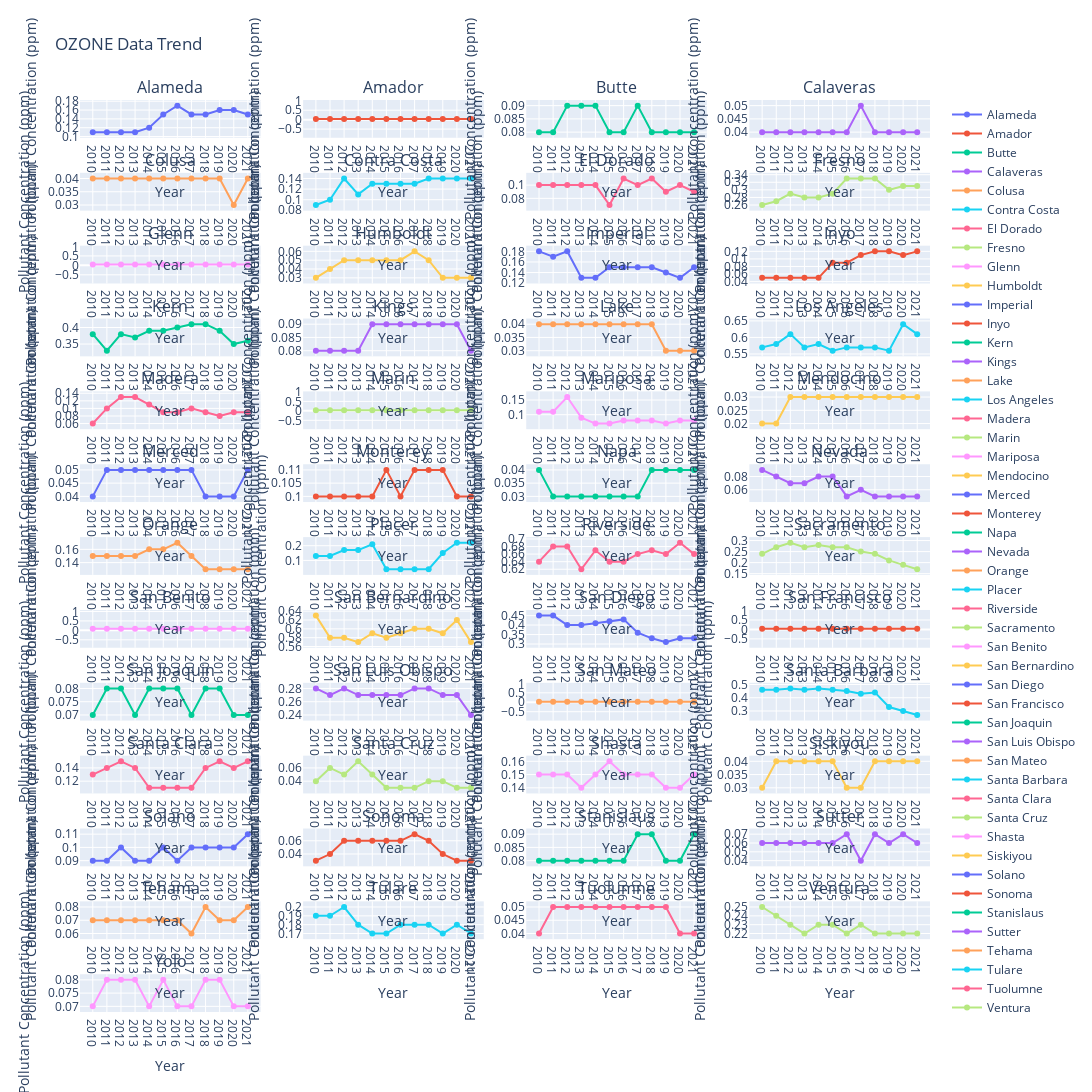
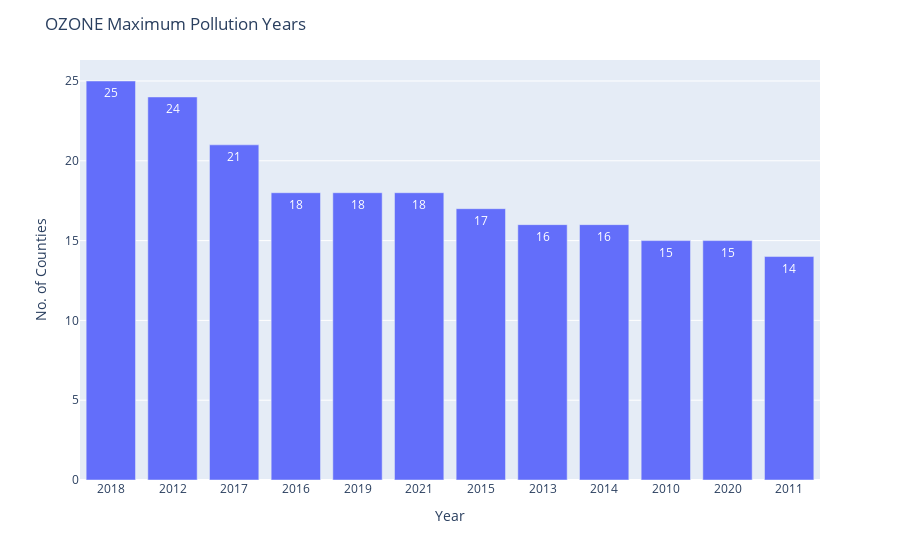

The notebook cell these images were saved under, in order:
### Code cell
df6 = Plot_Map(df3,'conc').run()

### Figure 1 — Plotly figure (JSON) as saved in the notebook; plotly's stock layout.template omitted (floating-point values rounded to 4 significant figures)
{"data": [{"name": "Alameda", "type": "scatter", "x": ["2010", "2011", "2012", "2013", "2014", "2015", "2016", "2017", "2018", "2019", "2020", "2021"], "xaxis": "x", "y": [0.11, 0.11, 0.11, 0.11, 0.12, 0.15, 0.17, 0.15, 0.15, 0.16, 0.16, 0.15], "yaxis": "y"}, {"name": "Amador", "type": "scatter", "x": ["2010", "2011", "2012", "2013", "2014", "2015", "2016", "2017", "2018", "2019", "2020", "2021"], "xaxis": "x2", "y": [0.04, 0.04, 0.04, 0.04, 0.04, 0.04, 0.04, 0.04, 0.04, 0.04, 0.04, 0.04], "yaxis": "y2"}, {"name": "Butte", "type": "scatter", "x": ["2010", "2011", "2012", "2013", "2014", "2015", "2016", "2017", "2018", "2019", "2020", "2021"], "xaxis": "x3", "y": [0.08, 0.08, 0.09, 0.09, 0.09, 0.08, 0.08, 0.09, 0.08, 0.08, 0.08, 0.08], "yaxis": "y3"}, {"name": "Calaveras", "type": "scatter", "x": ["2010", "2011", "2012", "2013", "2014", "2015", "2016", "2017", "2018", "2019", "2020", "2021"], "xaxis": "x4", "y": [0.04, 0.04, 0.04, 0.04, 0.04, 0.04, 0.04, 0.05, 0.04, 0.04, 0.04, 0.04], "yaxis": "y4"}, {"name": "Colusa", "type": "scatter", "x": ["2010", "2011", "2012", "2013", "2014", "2015", "2016", "2017", "2018", "2019", "2020", "2021"], "xaxis": "x5", "y": [0.04, 0.04, 0.04, 0.04, 0.04, 0.04, 0.04, 0.04, 0.04, 0.04, 0.03, 0.04], "yaxis": "y5"}, {"name": "Contra Costa", "type": "scatter", "x": ["2010", "2011", "2012", "2013", "2014", "2015", "2016", "2017", "2018", "2019", "2020", "2021"], "xaxis": "x6", "y": [0.09, 0.1, 0.14, 0.11, 0.13, 0.13, 0.13, 0.13, 0.14, 0.14, 0.14, 0.14], "yaxis": "y6"}, {"name": "El Dorado", "type": "scatter", "x": ["2010", "2011", "2012", "2013", "2014", "2015", "2016", "2017", "2018", "2019", "2020", "2021"], "xaxis": "x7", "y": [0.1, 0.1, 0.1, 0.1, 0.1, 0.07, 0.11, 0.1, 0.11, 0.09, 0.1, 0.09], "yaxis": "y7"}, {"name": "Fresno", "type": "scatter", "x": ["2010", "2011", "2012", "2013", "2014", "2015", "2016", "2017", "2018", "2019", "2020", "2021"], "xaxis": "x8", "y": [0.26, 0.27, 0.29, 0.28, 0.28, 0.29, 0.33, 0.33, 0.33, 0.3, 0.31, 0.31], "yaxis": "y8"}, {"name": "Glenn", "type": "scatter", "x": ["2010", "2011", "2012", "2013", "2014", "2015", "2016", "2017", "2018", "2019", "2020", "2021"], "xaxis": "x9", "y": [0.04, 0.04, 0.04, 0.04, 0.04, 0.04, 0.04, 0.04, 0.04, 0.04, 0.04, 0.04], "yaxis": "y9"}, {"name": "Humboldt", "type": "scatter", "x": ["2010", "2011", "2012", "2013", "2014", "2015", "2016", "2017", "2018", "2019", "2020", "2021"], "xaxis": "x10", "y": [0.03, 0.04, 0.05, 0.05, 0.05, 0.05, 0.05, 0.06, 0.05, 0.03, 0.03, 0.03], "yaxis": "y10"}, {"name": "Imperial", "type": "scatter", "x": ["2010", "2011", "2012", "2013", "2014", "2015", "2016", "2017", "2018", "2019", "2020", "2021"], "xaxis": "x11", "y": [0.18, 0.17, 0.18, 0.13, 0.13, 0.15, 0.15, 0.15, 0.15, 0.14, 0.13, 0.15], "yaxis": "y11"}, {"name": "Inyo", "type": "scatter", "x": ["2010", "2011", "2012", "2013", "2014", "2015", "2016", "2017", "2018", "2019", "2020", "2021"], "xaxis": "x12", "y": [0.05, 0.05, 0.05, 0.05, 0.05, 0.09, 0.09, 0.11, 0.12, 0.12, 0.11, 0.12], "yaxis": "y12"}, {"name": "Kern", "type": "scatter", "x": ["2010", "2011", "2012", "2013", "2014", "2015", "2016", "2017", "2018", "2019", "2020", "2021"], "xaxis": "x13", "y": [0.38, 0.33, 0.38, 0.37, 0.39, 0.39, 0.4, 0.41, 0.41, 0.39, 0.35, 0.36], "yaxis": "y13"}, {"name": "Kings", "type": "scatter", "x": ["2010", "2011", "2012", "2013", "2014", "2015", "2016", "2017", "2018", "2019", "2020", "2021"], "xaxis": "x14", "y": [0.08, 0.08, 0.08, 0.08, 0.09, 0.09, 0.09, 0.09, 0.09, 0.09, 0.09, 0.08], "yaxis": "y14"}, {"name": "Lake", "type": "scatter", "x": ["2010", "2011", "2012", "2013", "2014", "2015", "2016", "2017", "2018", "2019", "2020", "2021"], "xaxis": "x15", "y": [0.04, 0.04, 0.04, 0.04, 0.04, 0.04, 0.04, 0.04, 0.04, 0.03, 0.03, 0.03], "yaxis": "y15"}, {"name": "Los Angeles", "type": "scatter", "x": ["2010", "2011", "2012", "2013", "2014", "2015", "2016", "2017", "2018", "2019", "2020", "2021"], "xaxis": "x16", "y": [0.57, 0.58, 0.61, 0.57, 0.58, 0.56, 0.57, 0.57, 0.57, 0.56, 0.64, 0.61], "yaxis": "y16"}, {"name": "Madera", "type": "scatter", "x": ["2010", "2011", "2012", "2013", "2014", "2015", "2016", "2017", "2018", "2019", "2020", "2021"], "xaxis": "x17", "y": [0.06, 0.1, 0.13, 0.13, 0.11, 0.09, 0.09, 0.1, 0.09, 0.08, 0.09, 0.09], "yaxis": "y17"}, {"name": "Marin", "type": "scatter", "x": ["2010", "2011", "2012", "2013", "2014", "2015", "2016", "2017", "2018", "2019", "2020", "2021"], "xaxis": "x18", "y": [0.03, 0.03, 0.03, 0.03, 0.03, 0.03, 0.03, 0.03, 0.03, 0.03, 0.03, 0.03], "yaxis": "y18"}, {"name": "Mariposa", "type": "scatter", "x": ["2010", "2011", "2012", "2013", "2014", "2015", "2016", "2017", "2018", "2019", "2020", "2021"], "xaxis": "x19", "y": [0.11, 0.11, 0.16, 0.09, 0.07, 0.07, 0.08, 0.08, 0.08, 0.07, 0.08, 0.08], "yaxis": "y19"}, {"name": "Mendocino", "type": "scatter", "x": ["2010", "2011", "2012", "2013", "2014", "2015", "2016", "2017", "2018", "2019", "2020", "2021"], "xaxis": "x20", "y": [0.02, 0.02, 0.03, 0.03, 0.03, 0.03, 0.03, 0.03, 0.03, 0.03, 0.03, 0.03], "yaxis": "y20"}, {"name": "Merced", "type": "scatter", "x": ["2010", "2011", "2012", "2013", "2014", "2015", "2016", "2017", "2018", "2019", "2020", "2021"], "xaxis": "x21", "y": [0.04, 0.05, 0.05, 0.05, 0.05, 0.05, 0.05, 0.05, 0.04, 0.04, 0.04, 0.05], "yaxis": "y21"}, {"name": "Monterey", "type": "scatter", "x": ["2010", "2011", "2012", "2013", "2014", "2015", "2016", "2017", "2018", "2019", "2020", "2021"], "xaxis": "x22", "y": [0.1, 0.1, 0.1, 0.1, 0.1, 0.11, 0.1, 0.11, 0.11, 0.11, 0.1, 0.1], "yaxis": "y22"}, {"name": "Napa", "type": "scatter", "x": ["2010", "2011", "2012", "2013", "2014", "2015", "2016", "2017", "2018", "2019", "2020", "2021"], "xaxis": "x23", "y": [0.04, 0.03, 0.03, 0.03, 0.03, 0.03, 0.03, 0.03, 0.04, 0.04, 0.04, 0.04], "yaxis": "y23"}, {"name": "Nevada", "type": "scatter", "x": ["2010", "2011", "2012", "2013", "2014", "2015", "2016", "2017", "2018", "2019", "2020", "2021"], "xaxis": "x24", "y": [0.09, 0.08, 0.07, 0.07, 0.08, 0.08, 0.05, 0.06, 0.05, 0.05, 0.05, 0.05], "yaxis": "y24"}, {"name": "Orange", "type": "scatter", "x": ["2010", "2011", "2012", "2013", "2014", "2015", "2016", "2017", "2018", "2019", "2020", "2021"], "xaxis": "x25", "y": [0.15, 0.15, 0.15, 0.15, 0.16, 0.16, 0.17, 0.15, 0.13, 0.13, 0.13, 0.13], "yaxis": "y25"}, {"name": "Placer", "type": "scatter", "x": ["2010", "2011", "2012", "2013", "2014", "2015", "2016", "2017", "2018", "2019", "2020", "2021"], "xaxis": "x26", "y": [0.13, 0.13, 0.17, 0.17, 0.21, 0.04, 0.04, 0.04, 0.04, 0.15, 0.22, 0.22], "yaxis": "y26"}, {"name": "Riverside", "type": "scatter", "x": ["2010", "2011", "2012", "2013", "2014", "2015", "2016", "2017", "2018", "2019", "2020", "2021"], "xaxis": "x27", "y": [0.64, 0.68, 0.68, 0.62, 0.67, 0.64, 0.64, 0.66, 0.67, 0.66, 0.69, 0.66], "yaxis": "y27"}, {"name": "Sacramento", "type": "scatter", "x": ["2010", "2011", "2012", "2013", "2014", "2015", "2016", "2017", "2018", "2019", "2020", "2021"], "xaxis": "x28", "y": [0.24, 0.27, 0.29, 0.27, 0.28, 0.27, 0.27, 0.25, 0.24, 0.21, 0.19, 0.17], "yaxis": "y28"}, {"name": "San Benito", "type": "scatter", "x": ["2010", "2011", "2012", "2013", "2014", "2015", "2016", "2017", "2018", "2019", "2020", "2021"], "xaxis": "x29", "y": [0.08, 0.08, 0.08, 0.08, 0.08, 0.08, 0.08, 0.08, 0.08, 0.08, 0.08, 0.08], "yaxis": "y29"}, {"name": "San Bernardino", "type": "scatter", "x": ["2010", "2011", "2012", "2013", "2014", "2015", "2016", "2017", "2018", "2019", "2020", "2021"], "xaxis": "x30", "y": [0.63, 0.58, 0.58, 0.57, 0.59, 0.58, 0.59, 0.6, 0.6, 0.59, 0.62, 0.57], "yaxis": "y30"}, {"name": "San Diego", "type": "scatter", "x": ["2010", "2011", "2012", "2013", "2014", "2015", "2016", "2017", "2018", "2019", "2020", "2021"], "xaxis": "x31", "y": [0.45, 0.45, 0.4, 0.4, 0.41, 0.42, 0.43, 0.36, 0.33, 0.31, 0.33, 0.33], "yaxis": "y31"}, {"name": "San Francisco", "type": "scatter", "x": ["2010", "2011", "2012", "2013", "2014", "2015", "2016", "2017", "2018", "2019", "2020", "2021"], "xaxis": "x32", "y": [0.03, 0.03, 0.03, 0.03, 0.03, 0.03, 0.03, 0.03, 0.03, 0.03, 0.03, 0.03], "yaxis": "y32"}, {"name": "San Joaquin", "type": "scatter", "x": ["2010", "2011", "2012", "2013", "2014", "2015", "2016", "2017", "2018", "2019", "2020", "2021"], "xaxis": "x33", "y": [0.07, 0.08, 0.08, 0.07, 0.08, 0.08, 0.08, 0.07, 0.08, 0.08, 0.07, 0.07], "yaxis": "y33"}, {"name": "San Luis Obispo", "type": "scatter", "x": ["2010", "2011", "2012", "2013", "2014", "2015", "2016", "2017", "2018", "2019", "2020", "2021"], "xaxis": "x34", "y": [0.28, 0.27, 0.28, 0.27, 0.27, 0.27, 0.27, 0.28, 0.28, 0.27, 0.27, 0.24], "yaxis": "y34"}, {"name": "San Mateo", "type": "scatter", "x": ["2010", "2011", "2012", "2013", "2014", "2015", "2016", "2017", "2018", "2019", "2020", "2021"], "xaxis": "x35", "y": [0.03, 0.03, 0.03, 0.03, 0.03, 0.03, 0.03, 0.03, 0.03, 0.03, 0.03, 0.03], "yaxis": "y35"}, {"name": "Santa Barbara", "type": "scatter", "x": ["2010", "2011", "2012", "2013", "2014", "2015", "2016", "2017", "2018", "2019", "2020", "2021"], "xaxis": "x36", "y": [0.46, 0.46, 0.47, 0.46, 0.47, 0.46, 0.45, 0.43, 0.44, 0.33, 0.3, 0.27], "yaxis": "y36"}, {"name": "Santa Clara", "type": "scatter", "x": ["2010", "2011", "2012", "2013", "2014", "2015", "2016", "2017", "2018", "2019", "2020", "2021"], "xaxis": "x37", "y": [0.13, 0.14, 0.15, 0.14, 0.11, 0.11, 0.11, 0.11, 0.14, 0.15, 0.14, 0.15], "yaxis": "y37"}, {"name": "Santa Cruz", "type": "scatter", "x": ["2010", "2011", "2012", "2013", "2014", "2015", "2016", "2017", "2018", "2019", "2020", "2021"], "xaxis": "x38", "y": [0.04, 0.06, 0.05, 0.07, 0.05, 0.03, 0.03, 0.03, 0.04, 0.04, 0.03, 0.03], "yaxis": "y38"}, {"name": "Shasta", "type": "scatter", "x": ["2010", "2011", "2012", "2013", "2014", "2015", "2016", "2017", "2018", "2019", "2020", "2021"], "xaxis": "x39", "y": [0.15, 0.15, 0.15, 0.14, 0.15, 0.16, 0.15, 0.15, 0.15, 0.14, 0.14, 0.15], "yaxis": "y39"}, {"name": "Siskiyou", "type": "scatter", "x": ["2010", "2011", "2012", "2013", "2014", "2015", "2016", "2017", "2018", "2019", "2020", "2021"], "xaxis": "x40", "y": [0.03, 0.04, 0.04, 0.04, 0.04, 0.04, 0.03, 0.03, 0.04, 0.04, 0.04, 0.04], "yaxis": "y40"}, {"name": "Solano", "type": "scatter", "x": ["2010", "2011", "2012", "2013", "2014", "2015", "2016", "2017", "2018", "2019", "2020", "2021"], "xaxis": "x41", "y": [0.09, 0.09, 0.1, 0.09, 0.09, 0.1, 0.09, 0.1, 0.1, 0.1, 0.1, 0.11], "yaxis": "y41"}, {"name": "Sonoma", "type": "scatter", "x": ["2010", "2011", "2012", "2013", "2014", "2015", "2016", "2017", "2018", "2019", "2020", "2021"], "xaxis": "x42", "y": [0.03, 0.04, 0.06, 0.06, 0.06, 0.06, 0.06, 0.07, 0.06, 0.04, 0.03, 0.03], "yaxis": "y42"}, {"name": "Stanislaus", "type": "scatter", "x": ["2010", "2011", "2012", "2013", "2014", "2015", "2016", "2017", "2018", "2019", "2020", "2021"], "xaxis": "x43", "y": [0.08, 0.08, 0.08, 0.08, 0.08, 0.08, 0.08, 0.09, 0.09, 0.08, 0.08, 0.09], "yaxis": "y43"}, {"name": "Sutter", "type": "scatter", "x": ["2010", "2011", "2012", "2013", "2014", "2015", "2016", "2017", "2018", "2019", "2020", "2021"], "xaxis": "x44", "y": [0.06, 0.06, 0.06, 0.06, 0.06, 0.06, 0.07, 0.04, 0.07, 0.06, 0.07, 0.06], "yaxis": "y44"}, {"name": "Tehama", "type": "scatter", "x": ["2010", "2011", "2012", "2013", "2014", "2015", "2016", "2017", "2018", "2019", "2020", "2021"], "xaxis": "x45", "y": [0.07, 0.07, 0.07, 0.07, 0.07, 0.07, 0.07, 0.06, 0.08, 0.07, 0.07, 0.08], "yaxis": "y45"}, {"name": "Tulare", "type": "scatter", "x": ["2010", "2011", "2012", "2013", "2014", "2015", "2016", "2017", "2018", "2019", "2020", "2021"], "xaxis": "x46", "y": [0.19, 0.19, 0.2, 0.18, 0.17, 0.17, 0.18, 0.18, 0.18, 0.17, 0.18, 0.17], "yaxis": "y46"}, {"name": "Tuolumne", "type": "scatter", "x": ["2010", "2011", "2012", "2013", "2014", "2015", "2016", "2017", "2018", "2019", "2020", "2021"], "xaxis": "x47", "y": [0.04, 0.05, 0.05, 0.05, 0.05, 0.05, 0.05, 0.05, 0.05, 0.05, 0.04, 0.04], "yaxis": "y47"}, {"name": "Ventura", "type": "scatter", "x": ["2010", "2011", "2012", "2013", "2014", "2015", "2016", "2017", "2018", "2019", "2020", "2021"], "xaxis": "x48", "y": [0.25, 0.24, 0.23, 0.22, 0.23, 0.23, 0.22, 0.23, 0.22, 0.22, 0.22, 0.22], "yaxis": "y48"}, {"name": "Yolo", "type": "scatter", "x": ["2010", "2011", "2012", "2013", "2014", "2015", "2016", "2017", "2018", "2019", "2020", "2021"], "xaxis": "x49", "y": [0.07, 0.08, 0.08, 0.08, 0.07, 0.08, 0.07, 0.07, 0.08, 0.08, 0.07, 0.07], "yaxis": "y49"}], "layout": {"annotations": [{"font": {"size": 16}, "showarrow": false, "text": "Alameda", "x": 0.1062, "xanchor": "center", "xref": "paper", "y": 1, "yanchor": "bottom", "yref": "paper"}, {"font": {"size": 16}, "showarrow": false, "text": "Amador", "x": 0.3688, "xanchor": "center", "xref": "paper", "y": 1, "yanchor": "bottom", "yref": "paper"}, {"font": {"size": 16}, "showarrow": false, "text": "Butte", "x": 0.6313, "xanchor": "center", "xref": "paper", "y": 1, "yanchor": "bottom", "yref": "paper"}, {"font": {"size": 16}, "showarrow": false, "text": "Calaveras", "x": 0.8938, "xanchor": "center", "xref": "paper", "y": 1, "yanchor": "bottom", "yref": "paper"}, {"font": {"size": 16}, "showarrow": false, "text": "Colusa", "x": 0.1062, "xanchor": "center", "xref": "paper", "y": 0.9201, "yanchor": "bottom", "yref": "paper"}, {"font": {"size": 16}, "showarrow": false, "text": "Contra Costa", "x": 0.3688, "xanchor": "center", "xref": "paper", "y": 0.9201, "yanchor": "bottom", "yref": "paper"}, {"font": {"size": 16}, "showarrow": false, "text": "El Dorado", "x": 0.6313, "xanchor": "center", "xref": "paper", "y": 0.9201, "yanchor": "bottom", "yref": "paper"}, {"font": {"size": 16}, "showarrow": false, "text": "Fresno", "x": 0.8938, "xanchor": "center", "xref": "paper", "y": 0.9201, "yanchor": "bottom", "yref": "paper"}, {"font": {"size": 16}, "showarrow": false, "text": "Glenn", "x": 0.1062, "xanchor": "center", "xref": "paper", "y": 0.8402, "yanchor": "bottom", "yref": "paper"}, {"font": {"size": 16}, "showarrow": false, "text": "Humboldt", "x": 0.3688, "xanchor": "center", "xref": "paper", "y": 0.8402, "yanchor": "bottom", "yref": "paper"}, {"font": {"size": 16}, "showarrow": false, "text": "Imperial", "x": 0.6313, "xanchor": "center", "xref": "paper", "y": 0.8402, "yanchor": "bottom", "yref": "paper"}, {"font": {"size": 16}, "showarrow": false, "text": "Inyo", "x": 0.8938, "xanchor": "center", "xref": "paper", "y": 0.8402, "yanchor": "bottom", "yref": "paper"}, {"font": {"size": 16}, "showarrow": false, "text": "Kern", "x": 0.1062, "xanchor": "center", "xref": "paper", "y": 0.7604, "yanchor": "bottom", "yref": "paper"}, {"font": {"size": 16}, "showarrow": false, "text": "Kings", "x": 0.3688, "xanchor": "center", "xref": "paper", "y": 0.7604, "yanchor": "bottom", "yref": "paper"}, {"font": {"size": 16}, "showarrow": false, "text": "Lake", "x": 0.6313, "xanchor": "center", "xref": "paper", "y": 0.7604, "yanchor": "bottom", "yref": "paper"}, {"font": {"size": 16}, "showarrow": false, "text": "Los Angeles", "x": 0.8938, "xanchor": "center", "xref": "paper", "y": 0.7604, "yanchor": "bottom", "yref": "paper"}, {"font": {"size": 16}, "showarrow": false, "text": "Madera", "x": 0.1062, "xanchor": "center", "xref": "paper", "y": 0.6805, "yanchor": "bottom", "yref": "paper"}, {"font": {"size": 16}, "showarrow": false, "text": "Marin", "x": 0.3688, "xanchor": "center", "xref": "paper", "y": 0.6805, "yanchor": "bottom", "yref": "paper"}, {"font": {"size": 16}, "showarrow": false, "text": "Mariposa", "x": 0.6313, "xanchor": "center", "xref": "paper", "y": 0.6805, "yanchor": "bottom", "yref": "paper"}, {"font": {"size": 16}, "showarrow": false, "text": "Mendocino", "x": 0.8938, "xanchor": "center", "xref": "paper", "y": 0.6805, "yanchor": "bottom", "yref": "paper"}, {"font": {"size": 16}, "showarrow": false, "text": "Merced", "x": 0.1062, "xanchor": "center", "xref": "paper", "y": 0.6006, "yanchor": "bottom", "yref": "paper"}, {"font": {"size": 16}, "showarrow": false, "text": "Monterey", "x": 0.3688, "xanchor": "center", "xref": "paper", "y": 0.6006, "yanchor": "bottom", "yref": "paper"}, {"font": {"size": 16}, "showarrow": false, "text": "Napa", "x": 0.6313, "xanchor": "center", "xref": "paper", "y": 0.6006, "yanchor": "bottom", "yref": "paper"}, {"font": {"size": 16}, "showarrow": false, "text": "Nevada", "x": 0.8938, "xanchor": "center", "xref": "paper", "y": 0.6006, "yanchor": "bottom", "yref": "paper"}, {"font": {"size": 16}, "showarrow": false, "text": "Orange", "x": 0.1062, "xanchor": "center", "xref": "paper", "y": 0.5207, "yanchor": "bottom", "yref": "paper"}, {"font": {"size": 16}, "showarrow": false, "text": "Placer", "x": 0.3688, "xanchor": "center", "xref": "paper", "y": 0.5207, "yanchor": "bottom", "yref": "paper"}, {"font": {"size": 16}, "showarrow": false, "text": "Riverside", "x": 0.6313, "xanchor": "center", "xref": "paper", "y": 0.5207, "yanchor": "bottom", "yref": "paper"}, {"font": {"size": 16}, "showarrow": false, "text": "Sacramento", "x": 0.8938, "xanchor": "center", "xref": "paper", "y": 0.5207, "yanchor": "bottom", "yref": "paper"}, {"font": {"size": 16}, "showarrow": false, "text": "San Benito", "x": 0.1062, "xanchor": "center", "xref": "paper", "y": 0.4408, "yanchor": "bottom", "yref": "paper"}, {"font": {"size": 16}, "showarrow": false, "text": "San Bernardino", "x": 0.3688, "xanchor": "center", "xref": "paper", "y": 0.4408, "yanchor": "bottom", "yref": "paper"}, {"font": {"size": 16}, "showarrow": false, "text": "San Diego", "x": 0.6313, "xanchor": "center", "xref": "paper", "y": 0.4408, "yanchor": "bottom", "yref": "paper"}, {"font": {"size": 16}, "showarrow": false, "text": "San Francisco", "x": 0.8938, "xanchor": "center", "xref": "paper", "y": 0.4408, "yanchor": "bottom", "yref": "paper"}, {"font": {"size": 16}, "showarrow": false, "text": "San Joaquin", "x": 0.1062, "xanchor": "center", "xref": "paper", "y": 0.3609, "yanchor": "bottom", "yref": "paper"}, {"font": {"size": 16}, "showarrow": false, "text": "San Luis Obispo", "x": 0.3688, "xanchor": "center", "xref": "paper", "y": 0.3609, "yanchor": "bottom", "yref": "paper"}, {"font": {"size": 16}, "showarrow": false, "text": "San Mateo", "x": 0.6313, "xanchor": "center", "xref": "paper", "y": 0.3609, "yanchor": "bottom", "yref": "paper"}, {"font": {"size": 16}, "showarrow": false, "text": "Santa Barbara", "x": 0.8938, "xanchor": "center", "xref": "paper", "y": 0.3609, "yanchor": "bottom", "yref": "paper"}, {"font": {"size": 16}, "showarrow": false, "text": "Santa Clara", "x": 0.1062, "xanchor": "center", "xref": "paper", "y": 0.2811, "yanchor": "bottom", "yref": "paper"}, {"font": {"size": 16}, "showarrow": false, "text": "Santa Cruz", "x": 0.3688, "xanchor": "center", "xref": "paper", "y": 0.2811, "yanchor": "bottom", "yref": "paper"}, {"font": {"size": 16}, "showarrow": false, "text": "Shasta", "x": 0.6313, "xanchor": "center", "xref": "paper", "y": 0.2811, "yanchor": "bottom", "yref": "paper"}, {"font": {"size": 16}, "showarrow": false, "text": "Siskiyou", "x": 0.8938, "xanchor": "center", "xref": "paper", "y": 0.2811, "yanchor": "bottom", "yref": "paper"}, {"font": {"size": 16}, "showarrow": false, "text": "Solano", "x": 0.1062, "xanchor": "center", "xref": "paper", "y": 0.2012, "yanchor": "bottom", "yref": "paper"}, {"font": {"size": 16}, "showarrow": false, "text": "Sonoma", "x": 0.3688, "xanchor": "center", "xref": "paper", "y": 0.2012, "yanchor": "bottom", "yref": "paper"}, {"font": {"size": 16}, "showarrow": false, "text": "Stanislaus", "x": 0.6313, "xanchor": "center", "xref": "paper", "y": 0.2012, "yanchor": "bottom", "yref": "paper"}, {"font": {"size": 16}, "showarrow": false, "text": "Sutter", "x": 0.8938, "xanchor": "center", "xref": "paper", "y": 0.2012, "yanchor": "bottom", "yref": "paper"}, {"font": {"size": 16}, "showarrow": false, "text": "Tehama", "x": 0.1062, "xanchor": "center", "xref": "paper", "y": 0.1213, "yanchor": "bottom", "yref": "paper"}, {"font": {"size": 16}, "showarrow": false, "text": "Tulare", "x": 0.3688, "xanchor": "center", "xref": "paper", "y": 0.1213, "yanchor": "bottom", "yref": "paper"}, {"font": {"size": 16}, "showarrow": false, "text": "Tuolumne", "x": 0.6313, "xanchor": "center", "xref": "paper", "y": 0.1213, "yanchor": "bottom", "yref": "paper"}, {"font": {"size": 16}, "showarrow": false, "text": "Ventura", "x": 0.8938, "xanchor": "center", "xref": "paper", "y": 0.1213, "yanchor": "bottom", "yref": "paper"}, {"font": {"size": 16}, "showarrow": false, "text": "Yolo", "x": 0.1062, "xanchor": "center", "xref": "paper", "y": 0.04142, "yanchor": "bottom", "yref": "paper"}], "height": 3400, "title": {"text": "OZONE Data Trend"}, "width": 1800, "xaxis": {"anchor": "y", "domain": [0, 0.2125], "title": {"text": "Year"}}, "xaxis10": {"anchor": "y10", "domain": [0.2625, 0.475], "title": {"text": "Year"}}, "xaxis11": {"anchor": "y11", "domain": [0.525, 0.7375], "title": {"text": "Year"}}, "xaxis12": {"anchor": "y12", "domain": [0.7875, 1], "title": {"text": "Year"}}, "xaxis13": {"anchor": "y13", "domain": [0, 0.2125], "title": {"text": "Year"}}, "xaxis14": {"anchor": "y14", "domain": [0.2625, 0.475], "title": {"text": "Year"}}, "xaxis15": {"anchor": "y15", "domain": [0.525, 0.7375], "title": {"text": "Year"}}, "xaxis16": {"anchor": "y16", "domain": [0.7875, 1], "title": {"text": "Year"}}, "xaxis17": {"anchor": "y17", "domain": [0, 0.2125], "title": {"text": "Year"}}, "xaxis18": {"anchor": "y18", "domain": [0.2625, 0.475], "title": {"text": "Year"}}, "xaxis19": {"anchor": "y19", "domain": [0.525, 0.7375], "title": {"text": "Year"}}, "xaxis2": {"anchor": "y2", "domain": [0.2625, 0.475], "title": {"text": "Year"}}, "xaxis20": {"anchor": "y20", "domain": [0.7875, 1], "title": {"text": "Year"}}, "xaxis21": {"anchor": "y21", "domain": [0, 0.2125], "title": {"text": "Year"}}, "xaxis22": {"anchor": "y22", "domain": [0.2625, 0.475], "title": {"text": "Year"}}, "xaxis23": {"anchor": "y23", "domain": [0.525, 0.7375], "title": {"text": "Year"}}, "xaxis24": {"anchor": "y24", "domain": [0.7875, 1], "title": {"text": "Year"}}, "xaxis25": {"anchor": "y25", "domain": [0, 0.2125], "title": {"text": "Year"}}, "xaxis26": {"anchor": "y26", "domain": [0.2625, 0.475], "title": {"text": "Year"}}, "xaxis27": {"anchor": "y27", "domain": [0.525, 0.7375], "title": {"text": "Year"}}, "xaxis28": {"anchor": "y28", "domain": [0.7875, 1], "title": {"text": "Year"}}, "xaxis29": {"anchor": "y29", "domain": [0, 0.2125], "title": {"text": "Year"}}, "xaxis3": {"anchor": "y3", "domain": [0.525, 0.7375], "title": {"text": "Year"}}, "xaxis30": {"anchor": "y30", "domain": [0.2625, 0.475], "title": {"text": "Year"}}, "xaxis31": {"anchor": "y31", "domain": [0.525, 0.7375], "title": {"text": "Year"}}, "xaxis32": {"anchor": "y32", "domain": [0.7875, 1], "title": {"text": "Year"}}, "xaxis33": {"anchor": "y33", "domain": [0, 0.2125], "title": {"text": "Year"}}, "xaxis34": {"anchor": "y34", "domain": [0.2625, 0.475], "title": {"text": "Year"}}, "xaxis35": {"anchor": "y35", "domain": [0.525, 0.7375], "title": {"text": "Year"}}, "xaxis36": {"anchor": "y36", "domain": [0.7875, 1], "title": {"text": "Year"}}, "xaxis37": {"anchor": "y37", "domain": [0, 0.2125], "title": {"text": "Year"}}, "xaxis38": {"anchor": "y38", "domain": [0.2625, 0.475], "title": {"text": "Year"}}, "xaxis39": {"anchor": "y39", "domain": [0.525, 0.7375], "title": {"text": "Year"}}, "xaxis4": {"anchor": "y4", "domain": [0.7875, 1], "title": {"text": "Year"}}, "xaxis40": {"anchor": "y40", "domain": [0.7875, 1], "title": {"text": "Year"}}, "xaxis41": {"anchor": "y41", "domain": [0, 0.2125], "title": {"text": "Year"}}, "xaxis42": {"anchor": "y42", "domain": [0.2625, 0.475], "title": {"text": "Year"}}, "xaxis43": {"anchor": "y43", "domain": [0.525, 0.7375], "title": {"text": "Year"}}, "xaxis44": {"anchor": "y44", "domain": [0.7875, 1], "title": {"text": "Year"}}, "xaxis45": {"anchor": "y45", "domain": [0, 0.2125], "title": {"text": "Year"}}, "xaxis46": {"anchor": "y46", "domain": [0.2625, 0.475], "title": {"text": "Year"}}, "xaxis47": {"anchor": "y47", "domain": [0.525, 0.7375], "title": {"text": "Year"}}, "xaxis48": {"anchor": "y48", "domain": [0.7875, 1], "title": {"text": "Year"}}, "xaxis49": {"anchor": "y49", "domain": [0, 0.2125], "title": {"text": "Year"}}, "xaxis5": {"anchor": "y5", "domain": [0, 0.2125], "title": {"text": "Year"}}, "xaxis50": {"anchor": "y50", "domain": [0.2625, 0.475], "title": {"text": "Year"}}, "xaxis51": {"anchor": "y51", "domain": [0.525, 0.7375], "title": {"text": "Year"}}, "xaxis52": {"anchor": "y52", "domain": [0.7875, 1], "title": {"text": "Year"}}, "xaxis6": {"anchor": "y6", "domain": [0.2625, 0.475], "title": {"text": "Year"}}, "xaxis7": {"anchor": "y7", "domain": [0.525, 0.7375], "title": {"text": "Year"}}, "xaxis8": {"anchor": "y8", "domain": [0.7875, 1], "title": {"text": "Year"}}, "xaxis9": {"anchor": "y9", "domain": [0, 0.2125], "title": {"text": "Year"}}, "yaxis": {"anchor": "x", "domain": [0.9586, 1], "title": {"text": "Pollutant Concentration (ppm)"}}, "yaxis10": {"anchor": "x10", "domain": [0.7988, 0.8402], "title": {"text": "Pollutant Concentration (ppm)"}}, "yaxis11": {"anchor": "x11", "domain": [0.7988, 0.8402], "title": {"text": "Pollutant Concentration (ppm)"}}, "yaxis12": {"anchor": "x12", "domain": [0.7988, 0.8402], "title": {"text": "Pollutant Concentration (ppm)"}}, "yaxis13": {"anchor": "x13", "domain": [0.7189, 0.7604], "title": {"text": "Pollutant Concentration (ppm)"}}, "yaxis14": {"anchor": "x14", "domain": [0.7189, 0.7604], "title": {"text": "Pollutant Concentration (ppm)"}}, "yaxis15": {"anchor": "x15", "domain": [0.7189, 0.7604], "title": {"text": "Pollutant Concentration (ppm)"}}, "yaxis16": {"anchor": "x16", "domain": [0.7189, 0.7604], "title": {"text": "Pollutant Concentration (ppm)"}}, "yaxis17": {"anchor": "x17", "domain": [0.6391, 0.6805], "title": {"text": "Pollutant Concentration (ppm)"}}, "yaxis18": {"anchor": "x18", "domain": [0.6391, 0.6805], "title": {"text": "Pollutant Concentration (ppm)"}}, "yaxis19": {"anchor": "x19", "domain": [0.6391, 0.6805], "title": {"text": "Pollutant Concentration (ppm)"}}, "yaxis2": {"anchor": "x2", "domain": [0.9586, 1], "title": {"text": "Pollutant Concentration (ppm)"}}, "yaxis20": {"anchor": "x20", "domain": [0.6391, 0.6805], "title": {"text": "Pollutant Concentration (ppm)"}}, "yaxis21": {"anchor": "x21", "domain": [0.5592, 0.6006], "title": {"text": "Pollutant Concentration (ppm)"}}, "yaxis22": {"anchor": "x22", "domain": [0.5592, 0.6006], "title": {"text": "Pollutant Concentration (ppm)"}}, "yaxis23": {"anchor": "x23", "domain": [0.5592, 0.6006], "title": {"text": "Pollutant Concentration (ppm)"}}, "yaxis24": {"anchor": "x24", "domain": [0.5592, 0.6006], "title": {"text": "Pollutant Concentration (ppm)"}}, "yaxis25": {"anchor": "x25", "domain": [0.4793, 0.5207], "title": {"text": "Pollutant Concentration (ppm)"}}, "yaxis26": {"anchor": "x26", "domain": [0.4793, 0.5207], "title": {"text": "Pollutant Concentration (ppm)"}}, "yaxis27": {"anchor": "x27", "domain": [0.4793, 0.5207], "title": {"text": "Pollutant Concentration (ppm)"}}, "yaxis28": {"anchor": "x28", "domain": [0.4793, 0.5207], "title": {"text": "Pollutant Concentration (ppm)"}}, "yaxis29": {"anchor": "x29", "domain": [0.3994, 0.4408], "title": {"text": "Pollutant Concentration (ppm)"}}, "yaxis3": {"anchor": "x3", "domain": [0.9586, 1], "title": {"text": "Pollutant Concentration (ppm)"}}, "yaxis30": {"anchor": "x30", "domain": [0.3994, 0.4408], "title": {"text": "Pollutant Concentration (ppm)"}}, "yaxis31": {"anchor": "x31", "domain": [0.3994, 0.4408], "title": {"text": "Pollutant Concentration (ppm)"}}, "yaxis32": {"anchor": "x32", "domain": [0.3994, 0.4408], "title": {"text": "Pollutant Concentration (ppm)"}}, "yaxis33": {"anchor": "x33", "domain": [0.3195, 0.3609], "title": {"text": "Pollutant Concentration (ppm)"}}, "yaxis34": {"anchor": "x34", "domain": [0.3195, 0.3609], "title": {"text": "Pollutant Concentration (ppm)"}}, "yaxis35": {"anchor": "x35", "domain": [0.3195, 0.3609], "title": {"text": "Pollutant Concentration (ppm)"}}, "yaxis36": {"anchor": "x36", "domain": [0.3195, 0.3609], "title": {"text": "Pollutant Concentration (ppm)"}}, "yaxis37": {"anchor": "x37", "domain": [0.2396, 0.2811], "title": {"text": "Pollutant Concentration (ppm)"}}, "yaxis38": {"anchor": "x38", "domain": [0.2396, 0.2811], "title": {"text": "Pollutant Concentration (ppm)"}}, "yaxis39": {"anchor": "x39", "domain": [0.2396, 0.2811], "title": {"text": "Pollutant Concentration (ppm)"}}, "yaxis4": {"anchor": "x4", "domain": [0.9586, 1], "title": {"text": "Pollutant Concentration (ppm)"}}, "yaxis40": {"anchor": "x40", "domain": [0.2396, 0.2811], "title": {"text": "Pollutant Concentration (ppm)"}}, "yaxis41": {"anchor": "x41", "domain": [0.1598, 0.2012], "title": {"text": "Pollutant Concentration (ppm)"}}, "yaxis42": {"anchor": "x42", "domain": [0.1598, 0.2012], "title": {"text": "Pollutant Concentration (ppm)"}}, "yaxis43": {"anchor": "x43", "domain": [0.1598, 0.2012], "title": {"text": "Pollutant Concentration (ppm)"}}, "yaxis44": {"anchor": "x44", "domain": [0.1598, 0.2012], "title": {"text": "Pollutant Concentration (ppm)"}}, "yaxis45": {"anchor": "x45", "domain": [0.07988, 0.1213], "title": {"text": "Pollutant Concentration (ppm)"}}, "yaxis46": {"anchor": "x46", "domain": [0.07988, 0.1213], "title": {"text": "Pollutant Concentration (ppm)"}}, "yaxis47": {"anchor": "x47", "domain": [0.07988, 0.1213], "title": {"text": "Pollutant Concentration (ppm)"}}, "yaxis48": {"anchor": "x48", "domain": [0.07988, 0.1213], "title": {"text": "Pollutant Concentration (ppm)"}}, "yaxis49": {"anchor": "x49", "domain": [0, 0.04142], "title": {"text": "Pollutant Concentration (ppm)"}}, "yaxis5": {"anchor": "x5", "domain": [0.8787, 0.9201], "title": {"text": "Pollutant Concentration (ppm)"}}, "yaxis50": {"anchor": "x50", "domain": [0, 0.04142], "title": {"text": "Pollutant Concentration (ppm)"}}, "yaxis51": {"anchor": "x51", "domain": [0, 0.04142], "title": {"text": "Pollutant Concentration (ppm)"}}, "yaxis52": {"anchor": "x52", "domain": [0, 0.04142], "title": {"text": "Pollutant Concentration (ppm)"}}, "yaxis6": {"anchor": "x6", "domain": [0.8787, 0.9201], "title": {"text": "Pollutant Concentration (ppm)"}}, "yaxis7": {"anchor": "x7", "domain": [0.8787, 0.9201], "title": {"text": "Pollutant Concentration (ppm)"}}, "yaxis8": {"anchor": "x8", "domain": [0.8787, 0.9201], "title": {"text": "Pollutant Concentration (ppm)"}}, "yaxis9": {"anchor": "x9", "domain": [0.7988, 0.8402], "title": {"text": "Pollutant Concentration (ppm)"}}}}

### Figure 2 — Plotly figure (JSON) as saved in the notebook; plotly's stock layout.template omitted (floating-point values rounded to 4 significant figures)
{"data": [{"alignmentgroup": "True", "hovertemplate": "Year=%{x}<br>Count=%{text}<extra></extra>", "legendgroup": "", "marker": {"color": "#636efa", "pattern": {"shape": ""}}, "name": "", "offsetgroup": "", "orientation": "v", "showlegend": false, "text": [25, 24, 21, 18, 18, 18, 17, 16, 16, 15, 15, 14], "textposition": "auto", "texttemplate": "%{y}", "type": "bar", "x": ["2018", "2012", "2017", "2016", "2019", "2021", "2015", "2013", "2014", "2010", "2020", "2011"], "xaxis": "x", "y": [25, 24, 21, 18, 18, 18, 17, 16, 16, 15, 15, 14], "yaxis": "y"}], "layout": {"barmode": "relative", "legend": {"tracegroupgap": 0}, "margin": {"t": 60}, "title": {"text": "OZONE Maximum Pollution Years"}, "xaxis": {"anchor": "y", "domain": [0, 1], "title": {"text": "Year"}}, "yaxis": {"anchor": "x", "domain": [0, 1], "title": {"text": "No. of Counties"}}}}
